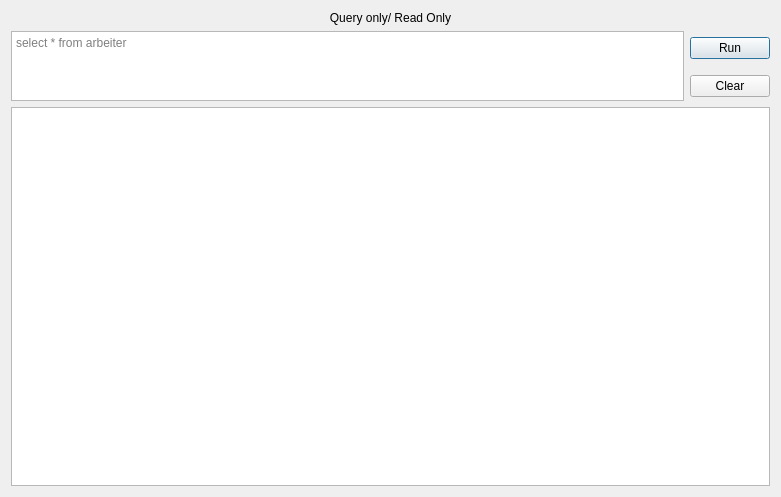
<?xml version="1.0" encoding="UTF-8"?>
<ui version="4.0">
 <class>Dialog_allquery</class>
 <widget class="QDialog" name="Dialog_allquery">
  <property name="geometry">
   <rect>
    <x>0</x>
    <y>0</y>
    <width>781</width>
    <height>497</height>
   </rect>
  </property>
  <property name="windowTitle">
   <string>Query Maschine</string>
  </property>
  <layout class="QGridLayout" name="gridLayout">
   <item row="1" column="0" rowspan="2">
    <widget class="QTextEdit" name="textEdit">
     <property name="placeholderText">
      <string>select * from arbeiter</string>
     </property>
    </widget>
   </item>
   <item row="1" column="1">
    <widget class="QPushButton" name="pushButton_Run">
     <property name="text">
      <string>Run</string>
     </property>
    </widget>
   </item>
   <item row="0" column="0" colspan="2">
    <widget class="QLabel" name="label_result">
     <property name="styleSheet">
      <string notr="true">font: 700 9pt &quot;Segoe UI&quot;;
border-color: rgb(85, 170, 255);</string>
     </property>
     <property name="text">
      <string>Query only/ Read Only</string>
     </property>
     <property name="alignment">
      <set>Qt::AlignCenter</set>
     </property>
    </widget>
   </item>
   <item row="2" column="1">
    <widget class="QPushButton" name="pushButton_Clear">
     <property name="text">
      <string>Clear</string>
     </property>
    </widget>
   </item>
   <item row="3" column="0" colspan="2">
    <widget class="QTableView" name="tableView"/>
   </item>
  </layout>
 </widget>
 <resources/>
 <connections>
  <connection>
   <sender>pushButton_Clear</sender>
   <signal>clicked()</signal>
   <receiver>textEdit</receiver>
   <slot>clear()</slot>
   <hints>
    <hint type="sourcelabel">
     <x>723</x>
     <y>106</y>
    </hint>
    <hint type="destinationlabel">
     <x>340</x>
     <y>81</y>
    </hint>
   </hints>
  </connection>
 </connections>
</ui>
